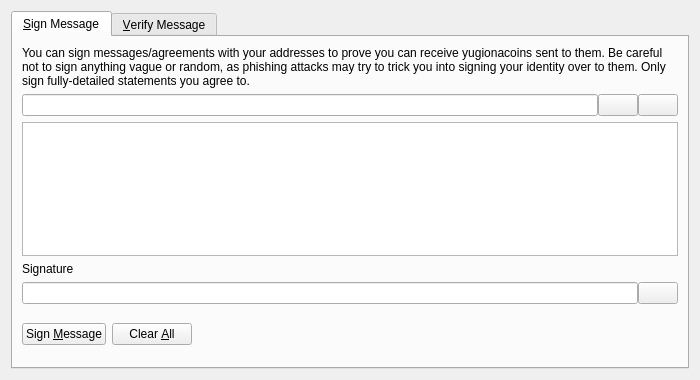
<?xml version="1.0" encoding="UTF-8"?>
<ui version="4.0">
 <class>SignVerifyMessageDialog</class>
 <widget class="QDialog" name="SignVerifyMessageDialog">
  <property name="geometry">
   <rect>
    <x>0</x>
    <y>0</y>
    <width>700</width>
    <height>380</height>
   </rect>
  </property>
  <property name="windowTitle">
   <string>Signatures - Sign / Verify a Message</string>
  </property>
  <property name="modal">
   <bool>true</bool>
  </property>
  <layout class="QVBoxLayout" name="verticalLayout">
   <item>
    <widget class="QTabWidget" name="tabWidget">
     <property name="currentIndex">
      <number>0</number>
     </property>
     <widget class="QWidget" name="tabSignMessage">
      <attribute name="title">
       <string>&amp;Sign Message</string>
      </attribute>
      <layout class="QVBoxLayout" name="verticalLayout_SM">
       <item>
        <widget class="QLabel" name="infoLabel_SM">
         <property name="text">
          <string>You can sign messages/agreements with your addresses to prove you can receive yugionacoins sent to them. Be careful not to sign anything vague or random, as phishing attacks may try to trick you into signing your identity over to them. Only sign fully-detailed statements you agree to.</string>
         </property>
         <property name="textFormat">
          <enum>Qt::PlainText</enum>
         </property>
         <property name="wordWrap">
          <bool>true</bool>
         </property>
        </widget>
       </item>
       <item>
        <layout class="QHBoxLayout" name="horizontalLayout_1_SM">
         <property name="spacing">
          <number>0</number>
         </property>
         <item>
          <widget class="QValidatedLineEdit" name="addressIn_SM">
           <property name="toolTip">
            <string>The Yugionacoin address to sign the message with</string>
           </property>
          </widget>
         </item>
         <item>
          <widget class="QPushButton" name="addressBookButton_SM">
           <property name="toolTip">
            <string>Choose previously used address</string>
           </property>
           <property name="text">
            <string/>
           </property>
           <property name="icon">
            <iconset resource="../bitcoin.qrc">
             <normaloff>:/icons/address-book</normaloff>:/icons/address-book</iconset>
           </property>
           <property name="shortcut">
            <string>Alt+A</string>
           </property>
           <property name="autoDefault">
            <bool>false</bool>
           </property>
          </widget>
         </item>
         <item>
          <widget class="QPushButton" name="pasteButton_SM">
           <property name="toolTip">
            <string>Paste address from clipboard</string>
           </property>
           <property name="text">
            <string/>
           </property>
           <property name="icon">
            <iconset resource="../bitcoin.qrc">
             <normaloff>:/icons/editpaste</normaloff>:/icons/editpaste</iconset>
           </property>
           <property name="shortcut">
            <string>Alt+P</string>
           </property>
           <property name="autoDefault">
            <bool>false</bool>
           </property>
          </widget>
         </item>
        </layout>
       </item>
       <item>
        <widget class="QPlainTextEdit" name="messageIn_SM">
         <property name="toolTip">
          <string>Enter the message you want to sign here</string>
         </property>
        </widget>
       </item>
       <item>
        <widget class="QLabel" name="signatureLabel_SM">
         <property name="text">
          <string>Signature</string>
         </property>
         <property name="textFormat">
          <enum>Qt::PlainText</enum>
         </property>
        </widget>
       </item>
       <item>
        <layout class="QHBoxLayout" name="horizontalLayout_2_SM">
         <property name="spacing">
          <number>0</number>
         </property>
         <item>
          <widget class="QLineEdit" name="signatureOut_SM">
           <property name="font">
            <font>
             <italic>true</italic>
            </font>
           </property>
           <property name="readOnly">
            <bool>true</bool>
           </property>
          </widget>
         </item>
         <item>
          <widget class="QPushButton" name="copySignatureButton_SM">
           <property name="toolTip">
            <string>Copy the current signature to the system clipboard</string>
           </property>
           <property name="text">
            <string/>
           </property>
           <property name="icon">
            <iconset resource="../bitcoin.qrc">
             <normaloff>:/icons/editcopy</normaloff>:/icons/editcopy</iconset>
           </property>
           <property name="autoDefault">
            <bool>false</bool>
           </property>
          </widget>
         </item>
        </layout>
       </item>
       <item>
        <layout class="QHBoxLayout" name="horizontalLayout_3_SM">
         <item>
          <widget class="QPushButton" name="signMessageButton_SM">
           <property name="toolTip">
            <string>Sign the message to prove you own this Yugionacoin address</string>
           </property>
           <property name="text">
            <string>Sign &amp;Message</string>
           </property>
           <property name="icon">
            <iconset resource="../bitcoin.qrc">
             <normaloff>:/icons/edit</normaloff>:/icons/edit</iconset>
           </property>
           <property name="autoDefault">
            <bool>false</bool>
           </property>
          </widget>
         </item>
         <item>
          <widget class="QPushButton" name="clearButton_SM">
           <property name="toolTip">
            <string>Reset all sign message fields</string>
           </property>
           <property name="text">
            <string>Clear &amp;All</string>
           </property>
           <property name="icon">
            <iconset resource="../bitcoin.qrc">
             <normaloff>:/icons/remove</normaloff>:/icons/remove</iconset>
           </property>
           <property name="autoDefault">
            <bool>false</bool>
           </property>
          </widget>
         </item>
         <item>
          <spacer name="horizontalSpacer_1_SM">
           <property name="orientation">
            <enum>Qt::Horizontal</enum>
           </property>
           <property name="sizeHint" stdset="0">
            <size>
             <width>40</width>
             <height>48</height>
            </size>
           </property>
          </spacer>
         </item>
         <item>
          <widget class="QLabel" name="statusLabel_SM">
           <property name="font">
            <font>
             <weight>75</weight>
             <bold>true</bold>
            </font>
           </property>
           <property name="text">
            <string/>
           </property>
           <property name="wordWrap">
            <bool>true</bool>
           </property>
          </widget>
         </item>
         <item>
          <spacer name="horizontalSpacer_2_SM">
           <property name="orientation">
            <enum>Qt::Horizontal</enum>
           </property>
           <property name="sizeHint" stdset="0">
            <size>
             <width>40</width>
             <height>48</height>
            </size>
           </property>
          </spacer>
         </item>
        </layout>
       </item>
      </layout>
     </widget>
     <widget class="QWidget" name="tabVerifyMessage">
      <attribute name="title">
       <string>&amp;Verify Message</string>
      </attribute>
      <layout class="QVBoxLayout" name="verticalLayout_VM">
       <item>
        <widget class="QLabel" name="infoLabel_VM">
         <property name="text">
          <string>Enter the receiver's address, message (ensure you copy line breaks, spaces, tabs, etc. exactly) and signature below to verify the message. Be careful not to read more into the signature than what is in the signed message itself, to avoid being tricked by a man-in-the-middle attack. Note that this only proves the signing party receives with the address, it cannot prove sendership of any transaction!</string>
         </property>
         <property name="textFormat">
          <enum>Qt::PlainText</enum>
         </property>
         <property name="alignment">
          <set>Qt::AlignLeading|Qt::AlignLeft|Qt::AlignTop</set>
         </property>
         <property name="wordWrap">
          <bool>true</bool>
         </property>
        </widget>
       </item>
       <item>
        <layout class="QHBoxLayout" name="horizontalLayout_1_VM">
         <property name="spacing">
          <number>0</number>
         </property>
         <item>
          <widget class="QValidatedLineEdit" name="addressIn_VM">
           <property name="toolTip">
            <string>The Yugionacoin address the message was signed with</string>
           </property>
          </widget>
         </item>
         <item>
          <widget class="QPushButton" name="addressBookButton_VM">
           <property name="toolTip">
            <string>Choose previously used address</string>
           </property>
           <property name="text">
            <string/>
           </property>
           <property name="icon">
            <iconset resource="../bitcoin.qrc">
             <normaloff>:/icons/address-book</normaloff>:/icons/address-book</iconset>
           </property>
           <property name="shortcut">
            <string>Alt+A</string>
           </property>
           <property name="autoDefault">
            <bool>false</bool>
           </property>
          </widget>
         </item>
        </layout>
       </item>
       <item>
        <widget class="QPlainTextEdit" name="messageIn_VM"/>
       </item>
       <item>
        <widget class="QValidatedLineEdit" name="signatureIn_VM"/>
       </item>
       <item>
        <layout class="QHBoxLayout" name="horizontalLayout_2_VM">
         <item>
          <widget class="QPushButton" name="verifyMessageButton_VM">
           <property name="toolTip">
            <string>Verify the message to ensure it was signed with the specified Yugionacoin address</string>
           </property>
           <property name="text">
            <string>Verify &amp;Message</string>
           </property>
           <property name="icon">
            <iconset resource="../bitcoin.qrc">
             <normaloff>:/icons/transaction_0</normaloff>:/icons/transaction_0</iconset>
           </property>
           <property name="autoDefault">
            <bool>false</bool>
           </property>
          </widget>
         </item>
         <item>
          <widget class="QPushButton" name="clearButton_VM">
           <property name="toolTip">
            <string>Reset all verify message fields</string>
           </property>
           <property name="text">
            <string>Clear &amp;All</string>
           </property>
           <property name="icon">
            <iconset resource="../bitcoin.qrc">
             <normaloff>:/icons/remove</normaloff>:/icons/remove</iconset>
           </property>
           <property name="autoDefault">
            <bool>false</bool>
           </property>
          </widget>
         </item>
         <item>
          <spacer name="horizontalSpacer_1_VM">
           <property name="orientation">
            <enum>Qt::Horizontal</enum>
           </property>
           <property name="sizeHint" stdset="0">
            <size>
             <width>40</width>
             <height>48</height>
            </size>
           </property>
          </spacer>
         </item>
         <item>
          <widget class="QLabel" name="statusLabel_VM">
           <property name="font">
            <font>
             <weight>75</weight>
             <bold>true</bold>
            </font>
           </property>
           <property name="text">
            <string/>
           </property>
           <property name="wordWrap">
            <bool>true</bool>
           </property>
          </widget>
         </item>
         <item>
          <spacer name="horizontalSpacer_2_VM">
           <property name="orientation">
            <enum>Qt::Horizontal</enum>
           </property>
           <property name="sizeHint" stdset="0">
            <size>
             <width>40</width>
             <height>48</height>
            </size>
           </property>
          </spacer>
         </item>
        </layout>
       </item>
      </layout>
     </widget>
    </widget>
   </item>
  </layout>
 </widget>
 <customwidgets>
  <customwidget>
   <class>QValidatedLineEdit</class>
   <extends>QLineEdit</extends>
   <header>qvalidatedlineedit.h</header>
  </customwidget>
 </customwidgets>
 <resources>
  <include location="../bitcoin.qrc"/>
 </resources>
 <connections/>
</ui>
